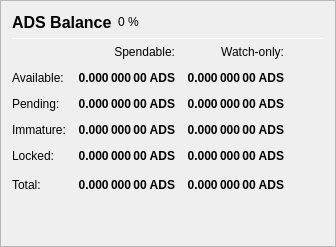
                   <widget class="QFrame" name="frame_Balances">
                    <property name="frameShape">
                     <enum>QFrame::StyledPanel</enum>
                    </property>
                    <property name="frameShadow">
                     <enum>QFrame::Raised</enum>
                    </property>
                    <layout class="QVBoxLayout" name="verticalLayout_4">
                     <item>
                      <layout class="QHBoxLayout" name="horizontalLayout_4">
                       <item>
                        <widget class="QLabel" name="label_5">
                         <property name="minimumSize">
                          <size>
                           <width>0</width>
                           <height>20</height>
                          </size>
                         </property>
                         <property name="font">
                          <font>
                           <pointsize>12</pointsize>
                           <weight>75</weight>
                           <bold>true</bold>
                          </font>
                         </property>
                         <property name="text">
                          <string>ADS Balance</string>
                         </property>
                        </widget>
                       </item>
                       <item>
                        <widget class="QLabel" name="labelADSPercent">
                         <property name="text">
                          <string notr="true">0 %</string>
                         </property>
                        </widget>
                       </item>
                       <item>
                        <spacer name="horizontalSpacer_3">
                         <property name="orientation">
                          <enum>Qt::Horizontal</enum>
                         </property>
                         <property name="sizeHint" stdset="0">
                          <size>
                           <width>40</width>
                           <height>20</height>
                          </size>
                         </property>
                        </spacer>
                       </item>
                      </layout>
                     </item>
                     <item>
                      <widget class="Line" name="line_Balance">
                       <property name="minimumSize">
                        <size>
                         <width>0</width>
                         <height>1</height>
                        </size>
                       </property>
                       <property name="maximumSize">
                        <size>
                         <width>16777215</width>
                         <height>1</height>
                        </size>
                       </property>
                       <property name="orientation">
                        <enum>Qt::Horizontal</enum>
                       </property>
                      </widget>
                     </item>
                     <item>
                      <layout class="QGridLayout" name="gridLayout">
                       <property name="spacing">
                        <number>12</number>
                       </property>
                       <item row="0" column="1">
                        <widget class="QLabel" name="labelSpendable">
                         <property name="text">
                          <string>Spendable:</string>
                         </property>
                         <property name="alignment">
                          <set>Qt::AlignRight|Qt::AlignTrailing|Qt::AlignVCenter</set>
                         </property>
                        </widget>
                       </item>
                       <item row="0" column="2">
                        <widget class="QLabel" name="labelWatchonly">
                         <property name="text">
                          <string>Watch-only:</string>
                         </property>
                         <property name="alignment">
                          <set>Qt::AlignRight|Qt::AlignTrailing|Qt::AlignVCenter</set>
                         </property>
                        </widget>
                       </item>
                       <item row="1" column="0">
                        <widget class="QLabel" name="labelBalanceText">
                         <property name="text">
                          <string>Available:</string>
                         </property>
                        </widget>
                       </item>
                       <item row="1" column="1">
                        <widget class="QLabel" name="labelBalance">
                         <property name="font">
                          <font>
                           <weight>75</weight>
                           <bold>true</bold>
                          </font>
                         </property>
                         <property name="cursor">
                          <cursorShape>IBeamCursor</cursorShape>
                         </property>
                         <property name="toolTip">
                          <string>Your current spendable balance</string>
                         </property>
                         <property name="text">
                          <string notr="true">0.000 000 00 ADS</string>
                         </property>
                         <property name="alignment">
                          <set>Qt::AlignRight|Qt::AlignTrailing|Qt::AlignVCenter</set>
                         </property>
                         <property name="textInteractionFlags">
                          <set>Qt::LinksAccessibleByMouse|Qt::TextSelectableByKeyboard|Qt::TextSelectableByMouse</set>
                         </property>
                        </widget>
                       </item>
                       <item row="1" column="2">
                        <widget class="QLabel" name="labelWatchAvailable">
                         <property name="font">
                          <font>
                           <weight>75</weight>
                           <bold>true</bold>
                          </font>
                         </property>
                         <property name="cursor">
                          <cursorShape>IBeamCursor</cursorShape>
                         </property>
                         <property name="toolTip">
                          <string>Your current balance in watch-only addresses</string>
                         </property>
                         <property name="text">
                          <string notr="true">0.000 000 00 ADS</string>
                         </property>
                         <property name="alignment">
                          <set>Qt::AlignRight|Qt::AlignTrailing|Qt::AlignVCenter</set>
                         </property>
                         <property name="textInteractionFlags">
                          <set>Qt::LinksAccessibleByMouse|Qt::TextSelectableByKeyboard|Qt::TextSelectableByMouse</set>
                         </property>
                        </widget>
                       </item>
                       <item row="2" column="0">
                        <widget class="QLabel" name="labelPendingText">
                         <property name="text">
                          <string>Pending:</string>
                         </property>
                        </widget>
                       </item>
                       <item row="2" column="1">
                        <widget class="QLabel" name="labelUnconfirmed">
                         <property name="font">
                          <font>
                           <weight>75</weight>
                           <bold>true</bold>
                          </font>
                         </property>
                         <property name="cursor">
                          <cursorShape>IBeamCursor</cursorShape>
                         </property>
                         <property name="toolTip">
                          <string>Total of transactions that have yet to be confirmed, and do not yet count toward the spendable balance</string>
                         </property>
                         <property name="text">
                          <string notr="true">0.000 000 00 ADS</string>
                         </property>
                         <property name="alignment">
                          <set>Qt::AlignRight|Qt::AlignTrailing|Qt::AlignVCenter</set>
                         </property>
                         <property name="textInteractionFlags">
                          <set>Qt::LinksAccessibleByMouse|Qt::TextSelectableByKeyboard|Qt::TextSelectableByMouse</set>
                         </property>
                        </widget>
                       </item>
                       <item row="2" column="2">
                        <widget class="QLabel" name="labelWatchPending">
                         <property name="font">
                          <font>
                           <weight>75</weight>
                           <bold>true</bold>
                          </font>
                         </property>
                         <property name="cursor">
                          <cursorShape>IBeamCursor</cursorShape>
                         </property>
                         <property name="toolTip">
                          <string>Unconfirmed transactions to watch-only addresses</string>
                         </property>
                         <property name="text">
                          <string notr="true">0.000 000 00 ADS</string>
                         </property>
                         <property name="alignment">
                          <set>Qt::AlignRight|Qt::AlignTrailing|Qt::AlignVCenter</set>
                         </property>
                         <property name="textInteractionFlags">
                          <set>Qt::LinksAccessibleByMouse|Qt::TextSelectableByKeyboard|Qt::TextSelectableByMouse</set>
                         </property>
                        </widget>
                       </item>
                       <item row="3" column="0">
                        <widget class="QLabel" name="labelImmatureText">
                         <property name="text">
                          <string>Immature:</string>
                         </property>
                        </widget>
                       </item>
                       <item row="3" column="1">
                        <widget class="QLabel" name="labelImmature">
                         <property name="font">
                          <font>
                           <weight>75</weight>
                           <bold>true</bold>
                          </font>
                         </property>
                         <property name="cursor">
                          <cursorShape>IBeamCursor</cursorShape>
                         </property>
                         <property name="toolTip">
                          <string>Staked or masternode rewards that has not yet matured</string>
                         </property>
                         <property name="text">
                          <string notr="true">0.000 000 00 ADS</string>
                         </property>
                         <property name="alignment">
                          <set>Qt::AlignRight|Qt::AlignTrailing|Qt::AlignVCenter</set>
                         </property>
                         <property name="textInteractionFlags">
                          <set>Qt::LinksAccessibleByMouse|Qt::TextSelectableByKeyboard|Qt::TextSelectableByMouse</set>
                         </property>
                        </widget>
                       </item>
                       <item row="3" column="2">
                        <widget class="QLabel" name="labelWatchImmature">
                         <property name="font">
                          <font>
                           <weight>75</weight>
                           <bold>true</bold>
                          </font>
                         </property>
                         <property name="cursor">
                          <cursorShape>IBeamCursor</cursorShape>
                         </property>
                         <property name="toolTip">
                          <string>Staked or masternode rewards in watch-only addresses that has not yet matured</string>
                         </property>
                         <property name="text">
                          <string notr="true">0.000 000 00 ADS</string>
                         </property>
                         <property name="alignment">
                          <set>Qt::AlignRight|Qt::AlignTrailing|Qt::AlignVCenter</set>
                         </property>
                         <property name="textInteractionFlags">
                          <set>Qt::LinksAccessibleByMouse|Qt::TextSelectableByKeyboard|Qt::TextSelectableByMouse</set>
                         </property>
                        </widget>
                       </item>
                       <item row="4" column="0">
                        <widget class="QLabel" name="labelLockedBalanceText">
                         <property name="toolTip">
                          <string>Locked ADS or Masternode collaterals. These are excluded from zADS minting.</string>
                         </property>
                         <property name="text">
                          <string>Locked:</string>
                         </property>
                        </widget>
                       </item>
                       <item row="4" column="1">
                        <widget class="QLabel" name="labelLockedBalance">
                         <property name="font">
                          <font>
                           <weight>75</weight>
                           <bold>true</bold>
                          </font>
                         </property>
                         <property name="cursor">
                          <cursorShape>IBeamCursor</cursorShape>
                         </property>
                         <property name="toolTip">
                          <string>Locked ADS or Masternode collaterals. These are excluded from zADS minting.</string>
                         </property>
                         <property name="text">
                          <string notr="true">0.000 000 00 ADS</string>
                         </property>
                         <property name="alignment">
                          <set>Qt::AlignRight|Qt::AlignTrailing|Qt::AlignVCenter</set>
                         </property>
                         <property name="textInteractionFlags">
                          <set>Qt::LinksAccessibleByMouse|Qt::TextSelectableByKeyboard|Qt::TextSelectableByMouse</set>
                         </property>
                        </widget>
                       </item>
                       <item row="4" column="2">
                        <widget class="QLabel" name="labelWatchLocked">
                         <property name="font">
                          <font>
                           <weight>75</weight>
                           <bold>true</bold>
                          </font>
                         </property>
                         <property name="cursor">
                          <cursorShape>IBeamCursor</cursorShape>
                         </property>
                         <property name="toolTip">
                          <string>Current locked balance in watch-only addresses</string>
                         </property>
                         <property name="text">
                          <string notr="true">0.000 000 00 ADS</string>
                         </property>
                         <property name="alignment">
                          <set>Qt::AlignRight|Qt::AlignTrailing|Qt::AlignVCenter</set>
                         </property>
                         <property name="textInteractionFlags">
                          <set>Qt::LinksAccessibleByMouse|Qt::TextSelectableByKeyboard|Qt::TextSelectableByMouse</set>
                         </property>
                        </widget>
                       </item>
                       <item row="5" column="0">
                        <widget class="QLabel" name="labelTotalText">
                         <property name="toolTip">
                          <string>Your current ADSPLACE balance, unconfirmed and immature transactions included</string>
                         </property>
                         <property name="text">
                          <string>Total:</string>
                         </property>
                        </widget>
                       </item>
                       <item row="5" column="1">
                        <widget class="QLabel" name="labelTotal">
                         <property name="font">
                          <font>
                           <weight>75</weight>
                           <bold>true</bold>
                          </font>
                         </property>
                         <property name="cursor">
                          <cursorShape>IBeamCursor</cursorShape>
                         </property>
                         <property name="toolTip">
                          <string>Your current ADSPLACE balance, unconfirmed and immature transactions included</string>
                         </property>
                         <property name="text">
                          <string notr="true">0.000 000 00 ADS</string>
                         </property>
                         <property name="alignment">
                          <set>Qt::AlignRight|Qt::AlignTrailing|Qt::AlignVCenter</set>
                         </property>
                         <property name="textInteractionFlags">
                          <set>Qt::LinksAccessibleByMouse|Qt::TextSelectableByKeyboard|Qt::TextSelectableByMouse</set>
                         </property>
                        </widget>
                       </item>
                       <item row="5" column="2">
                        <widget class="QLabel" name="labelWatchTotal">
                         <property name="font">
                          <font>
                           <weight>75</weight>
                           <bold>true</bold>
                          </font>
                         </property>
                         <property name="cursor">
                          <cursorShape>IBeamCursor</cursorShape>
                         </property>
                         <property name="toolTip">
                          <string>Current total balance in watch-only addresses</string>
                         </property>
                         <property name="text">
                          <string notr="true">0.000 000 00 ADS</string>
                         </property>
                         <property name="alignment">
                          <set>Qt::AlignRight|Qt::AlignTrailing|Qt::AlignVCenter</set>
                         </property>
                         <property name="textInteractionFlags">
                          <set>Qt::LinksAccessibleByMouse|Qt::TextSelectableByKeyboard|Qt::TextSelectableByMouse</set>
                         </property>
                        </widget>
                       </item>
                       <item row="5" column="3">
                        <spacer name="horizontalSpacer_9">
                         <property name="orientation">
                          <enum>Qt::Horizontal</enum>
                         </property>
                         <property name="sizeHint" stdset="0">
                          <size>
                           <width>40</width>
                           <height>20</height>
                          </size>
                         </property>
                        </spacer>
                       </item>
                      </layout>
                     </item>
                     <item>
                      <spacer name="verticalSpacer_3">
                       <property name="orientation">
                        <enum>Qt::Vertical</enum>
                       </property>
                       <property name="sizeHint" stdset="0">
                        <size>
                         <width>20</width>
                         <height>40</height>
                        </size>
                       </property>
                      </spacer>
                     </item>
                    </layout>
                   </widget>
